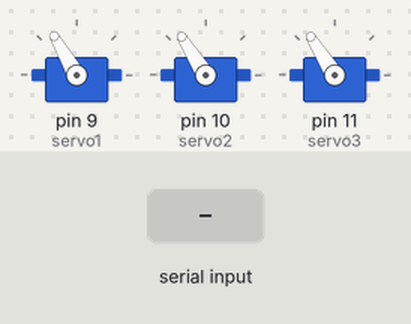
Bench run of a sketch on a simulated Arduino Uno, built with avr-gcc and run on an emulated ATmega328P. Shown: 3 × servo. The test bench sets the inputs (shaded band).

Above: at 1.2 s.
1.3 s: "<90,45,200>" received over Serial
At 2.1 s:
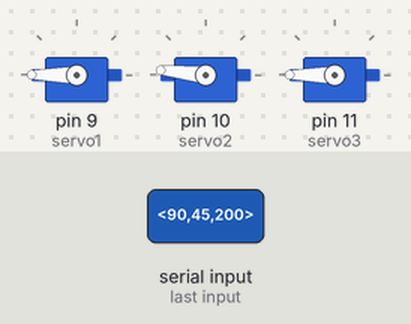
2.8 s: "<30,150,10>" received over Serial
At 3.3 s:
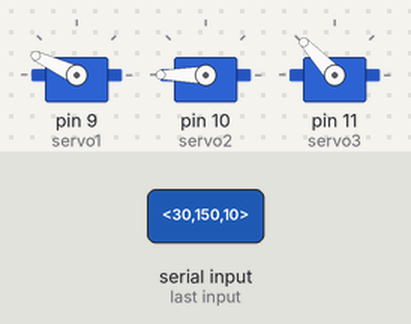
4.3 s: "<90,45>" received over Serial
At 5.5 s:
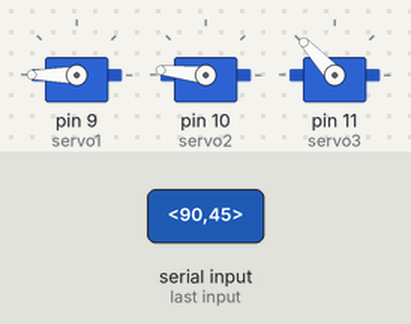
5.8 s: "<5>" received over Serial
At 6.7 s:
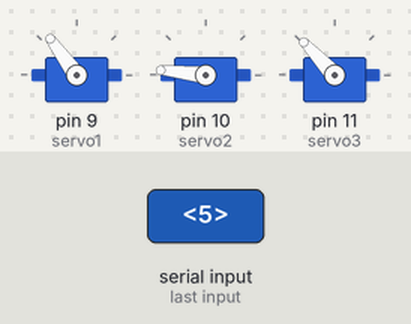
7.3 s: "<1,90>" received over Serial
At 7.9 s:
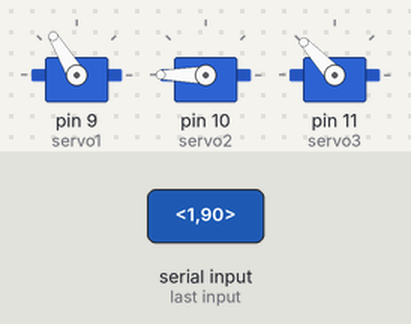
8.8 s: "<90>" received over Serial
At 10.2 s:
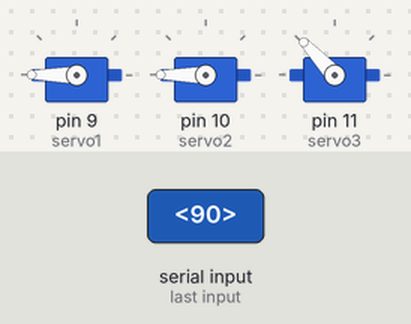
Timing chart, 0 to 11.3 s (numbered marks = the images above; inputs shaded):
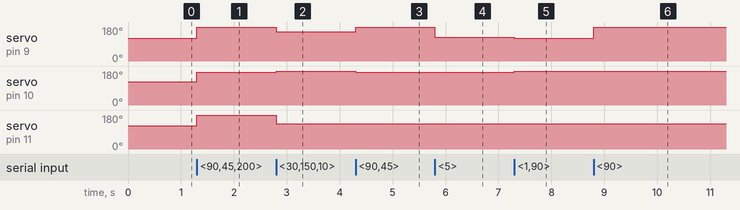

The sketch:

ustawienia_3dof.ino
```cpp
#include <Servo.h>

Servo servo1;
Servo servo2;
Servo servo3;

// --- PARAMETRY KONFIGURACYJNE ---
// Bezpieczna wartość startowa w mikrosekundach (np. 1300, 1000, 1500 w zależności od montażu orczyka)
const int BASE_PULSE1 = 1780;
const int BASE_PULSE2 = 1800;
const int BASE_PULSE3 = 1800;
// Bezpieczny limit wychylenia w stopniach chroniący przeguby
const float MAX_ANGLE = 180.0;

// Przelicznik stopni na mikrosekundy (zazwyczaj od 10.0 do 12.0 w zależności od serwa)
const float US_PER_DEGREE = 12;
// --------------------------------

const byte numChars = 64;
char receivedChars[numChars];
boolean newData = false;

float u1_out = 0.0;
float u2_out = 0.0;
float u3_out = 0.0;

void setup() {
    Serial.begin(115200);

    // Podłącz serwa pod piny z obsługą PWM
    servo1.attach(9);
    servo2.attach(10);
    servo3.attach(11);

    // Ustawienie w bezpiecznej pozycji początkowej zaraz po restarcie
    servo1.writeMicroseconds(BASE_PULSE1);
    servo2.writeMicroseconds(BASE_PULSE2);
    servo3.writeMicroseconds(BASE_PULSE3);
}

void loop() {
    recvWithStartEndMarkers();
    if (newData == true) {
        parseData();
        updateServos();
        newData = false;
    }
}

// Funkcja nieblokująca, czytająca ramkę <u1, u2, u3>
void recvWithStartEndMarkers() {
    static boolean recvInProgress = false;
    static byte ndx = 0;
    char startMarker = '<';
    char endMarker = '>';
    char rc;

    while (Serial.available() > 0 && newData == false) {
        rc = Serial.read();

        if (recvInProgress == true) {
            if (rc != endMarker) {
                receivedChars[ndx] = rc;
                ndx++;
                if (ndx >= numChars) {
                    ndx = numChars - 1;
                }
            } else {
                receivedChars[ndx] = '\0'; // Zakończenie stringa
                recvInProgress = false;
                ndx = 0;
                newData = true;
            }
        } else if (rc == startMarker) {
            recvInProgress = true;
        }
    }
}

// Parsowanie danych tekstowych na zmiennoprzecinkowe (float)
void parseData() {
    char * strtokIndx;
    strtokIndx = strtok(receivedChars, ",");
    if (strtokIndx != NULL) u1_out = atof(strtokIndx);

    strtokIndx = strtok(NULL, ",");
    if (strtokIndx != NULL) u2_out = atof(strtokIndx);

    strtokIndx = strtok(NULL, ",");
    if (strtokIndx != NULL) u3_out = atof(strtokIndx);
}

// Przeliczenie kątów na mikrosekundy i wysłanie do serw
void updateServos() {
    // Zabezpieczenie przed przekroczeniem bezpiecznego limitu
    u1_out = constrain(u1_out, -MAX_ANGLE, MAX_ANGLE);
    u2_out = constrain(u2_out, -MAX_ANGLE, MAX_ANGLE);
    u3_out = constrain(u3_out, -MAX_ANGLE, MAX_ANGLE);

    // Konwersja z uwzględnieniem bezpiecznej bazy
    int ms1 = BASE_PULSE1 + (int)(u1_out * US_PER_DEGREE);
    int ms2 = BASE_PULSE2 + (int)(u2_out * US_PER_DEGREE);
    int ms3 = BASE_PULSE3 + (int)(u3_out * US_PER_DEGREE);

    servo1.writeMicroseconds(ms1);
    servo2.writeMicroseconds(ms2);
    servo3.writeMicroseconds(ms3);
}
```

Measured:
- after the input at 1.3 s, servo on pin 9 (servo1): 120° → 180° at once; servo on pin 10 (servo2): 122° → 174° at once; servo on pin 11 (servo3): 122° → 180° at once
- after the input at 2.8 s, servo on pin 9 (servo1): 180° → 155° at once; servo on pin 10 (servo2): 174° → 180° at once; servo on pin 11 (servo3): 180° → 133° at once
- after the input at 4.3 s, servo on pin 9 (servo1): 155° → 180° at once; servo on pin 10 (servo2): 180° → 174° at once
- after the input at 5.8 s, servo on pin 9 (servo1): 180° → 126° at once
- after the input at 7.3 s, servo on pin 9 (servo1): 126° → 121° at once; servo on pin 10 (servo2): 174° → 180° at once
- after the input at 8.8 s, servo on pin 9 (servo1): 121° → 180° at once
